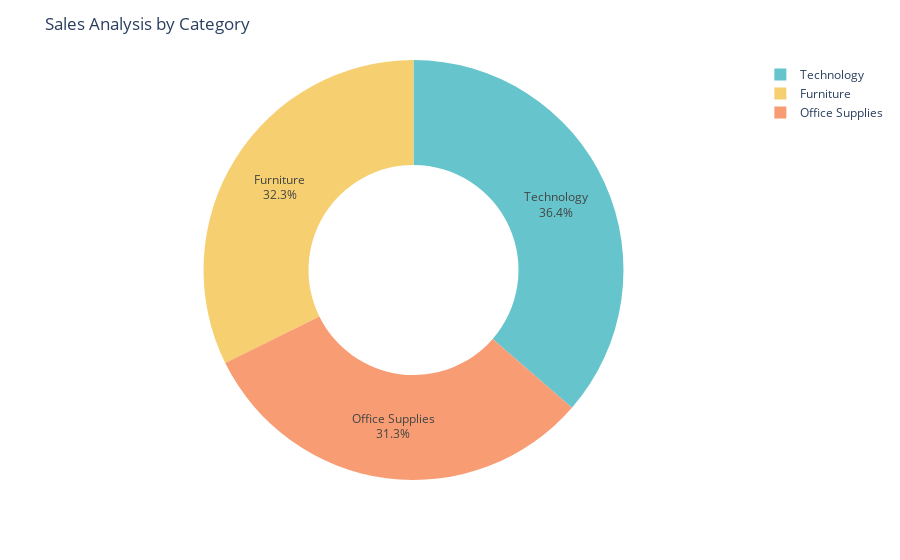

Notebook code cell kept with this figure:
### Code cell
fig=px.pie(sales_by_category, values='Sales', names='Category',hole=0.5,color_discrete_sequence=px.colors.qualitative.Pastel)
fig.update_layout(title_text='Sales Analysis by Category')
fig.update_traces(textposition='inside',textinfo='percent+label')
fig.show()

### Figure 1 — Plotly figure (JSON) as saved in the notebook; plotly's stock layout.template omitted (floating-point values rounded to 4 significant figures)
{"data": [{"domain": {"x": [0, 1], "y": [0, 1]}, "hole": 0.5, "hovertemplate": "Category=%{label}<br>Sales=%{value}<extra></extra>", "labels": ["Furniture", "Office Supplies", "Technology"], "legendgroup": "", "name": "", "showlegend": true, "textinfo": "percent+label", "textposition": "inside", "type": "pie", "values": [742000.0, 719000.0, 836200.0]}], "layout": {"autosize": true, "legend": {"tracegroupgap": 0}, "margin": {"t": 60}, "piecolorway": ["rgb(102, 197, 204)", "rgb(246, 207, 113)", "rgb(248, 156, 116)", "rgb(220, 176, 242)", "rgb(135, 197, 95)", "rgb(158, 185, 243)", "rgb(254, 136, 177)", "rgb(201, 219, 116)", "rgb(139, 224, 164)", "rgb(180, 151, 231)", "rgb(179, 179, 179)"], "title": {"text": "Sales Analysis by Category"}}}
